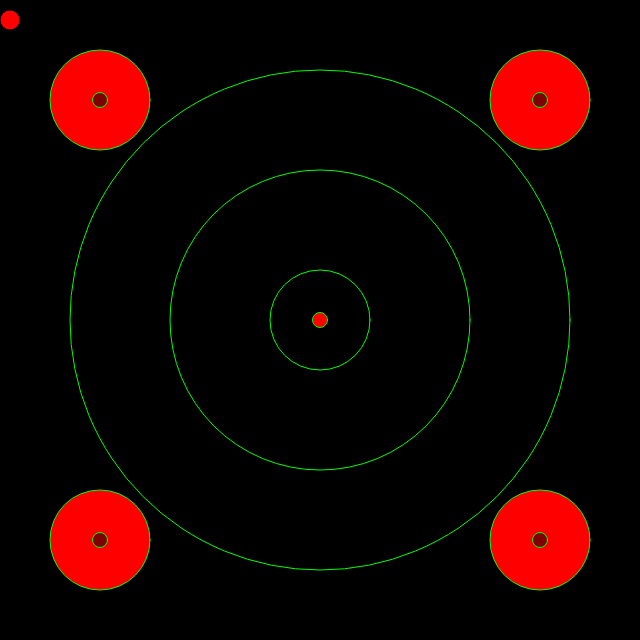
Frame 1 (no input)
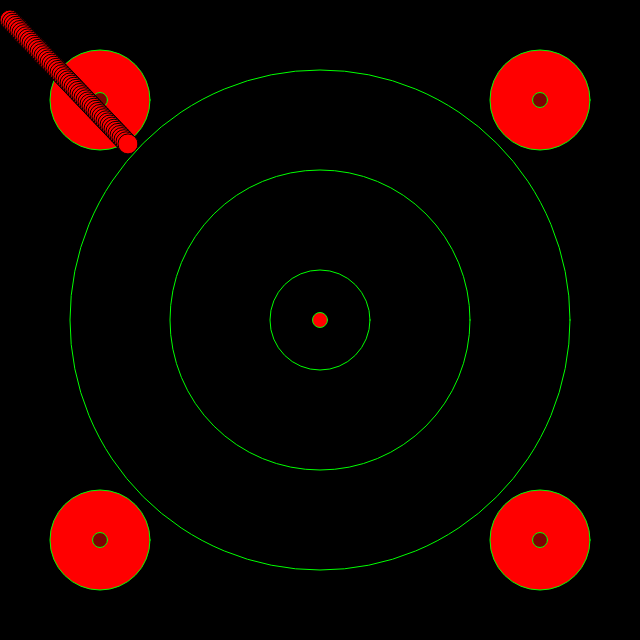
Frame 60 (no input)
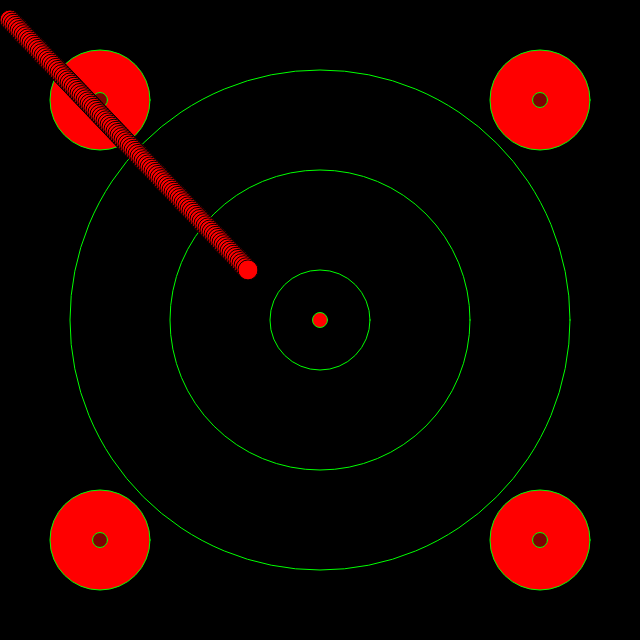
Frame 120 (the mouse pressed at the canvas centre since frame 60)

The p5.js sketch that drew these frames (run headless with seeded random() and noise() and a simulated clock; from frame 60 on, the mouse is pressed at the canvas centre):

// p5.js sketch
// ── sketch.js
 var xPosition;
 var yPosition;
 var colorIncrease = 10;

  function setup () {
  createCanvas(640, 640);
  background(0);
  stroke(0, 255, 0);
  fill(0,0,0);
  ellipse(320,320,500,500);
  fill(0,0,0);
  ellipse(320,320,300,300);
  fill(0,0,0);
  ellipse(320,320,100,100);

  fill(255,0,0);
  ellipse(100,100,100,100);

  fill(127,0,0);
  ellipse(100,100,15,15);

    fill(255,0,0);
  ellipse(100,540,100,100);

  fill(127,0,0);
  ellipse(100,540,15,15);

    fill(255,0,0);
  ellipse(540,540,100,100);

  fill(127,0,0);
  ellipse(540,540,15,15);

  fill(255,0,0);
  ellipse(540,100,100,100);

  fill(127,0,0);
  ellipse(540,100,15,15);

  fill(255,0,0);
  ellipse(320,320,15,15);

}

function draw() {
  background(100);
  ellipseMode(CENTER);

  fill (240, 0, 0);
  ellipse(mouseX, mouseY, 100, 100);

  fill (220, 0, 0);
  ellipse(mouseX, mouseY, 80, 80);

  fill (200, 0, 0);
  ellipse(mouseX, mouseY, 60, 60);

  fill (180, 0, 0);
  ellipse(mouseX, mouseY, 40, 40);

  fill (160, 0, 0);
  ellipse(mouseX, mouseY, 20, 20);
}

function draw() {
  fill (255,0,0);
  ellipse(mouseX, mouseY, 20, 20);

}

var circleX = 10;
var circleY = 20;
var circleSize = 20;
var speedX = 2;
var speedY = 2.1;



function draw() {


  stroke(0);
  ellipse(circleX, circleY, circleSize, circleSize);
  circleX += speedX;
  circleY += speedY;

  if (circleX > width || circleX < 0) {
    speedX *= -1;
  } else if (circleY > height || circleY < 0) {
    speedY *= -1;
  }

}
